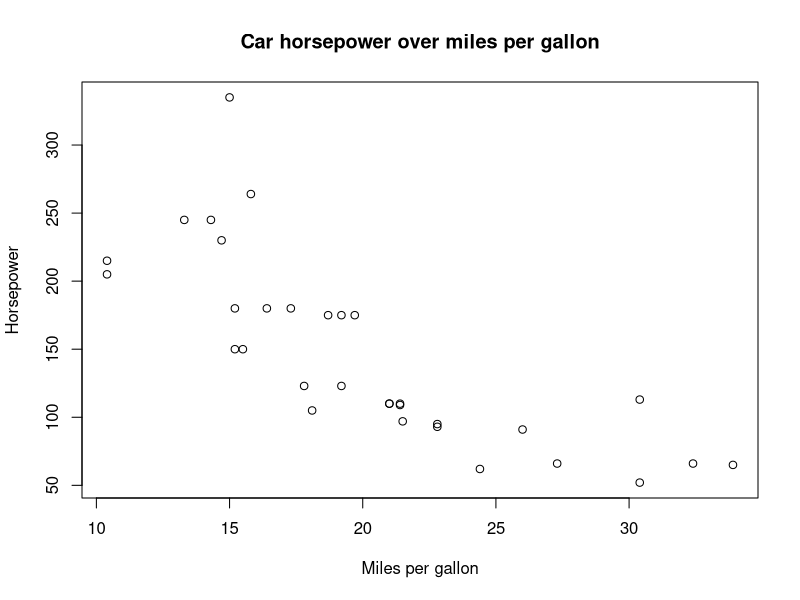

The R script that drew this image: (Note: this script raises an error after producing the figure.)
## Data set used for the Assignment
str(mtcars)

## First Visualization
plot(x = mtcars$mpg, y = mtcars$hp,
     main = "Car horsepower over miles per gallon",
     xlab = "Miles per gallon", ylab = "Horsepower")

## Second Visualization
xyplot(mtcars$hp~mtcars$mpg,
       xlab = "Miles per gallon", ylab = "Horsepower",
       main = "Car horsepower over miles per gallon")

## Third Visualization
ggplot(mtcars, aes(x = mpg, y = hp, color = wt, size = 1)) +
  geom_jitter(width = 0.1, height = 0.1) +
  ggtitle("Car horsepower over miles per gallon") +
  xlab("Miles per gallon") +
  ylab("Horsepower")
  
